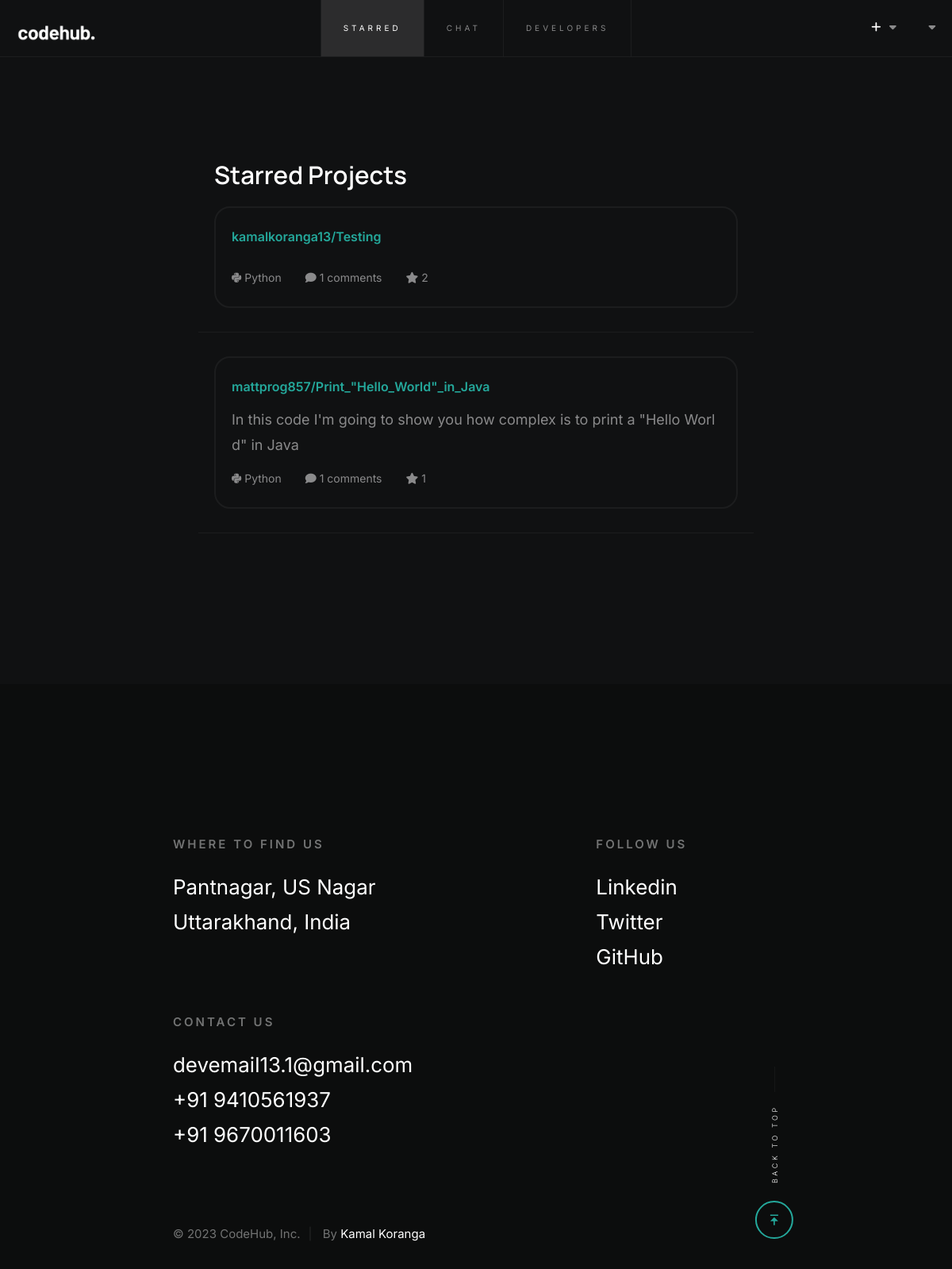
The page /starred (signed in) on the database its author committed.
### app/models.py (models this page shows, shortened)
class Like(db.Model):
    id = db.Column(db.Integer, primary_key=True)
    date_created = db.Column(db.DateTime(timezone=True), default=func.now())
    author = db.Column(db.Integer, db.ForeignKey(
        'user.id', ondelete="CASCADE"), nullable=False)
    upload_id = db.Column(db.Integer, db.ForeignKey(
        'upload.id', ondelete="CASCADE"), nullable=False)
    comment_id = db.Column(db.Integer, db.ForeignKey('comment.id'))

class User(db.Model, UserMixin):
    id = db.Column(db.Integer, primary_key=True)
    name = db.Column(db.String(80), nullable=False)
    username = db.Column(db.String(64), index=True, unique=True)
    email = db.Column(db.String(120), index=True, unique=True)
    password_hash = db.Column(db.Text)
    profile_pic = db.Column(db.Text)
    isverified = db.Column(db.Boolean, default=False)
    uploads = db.relationship('Upload', backref='user', lazy='dynamic')
    about_me = db.Column(db.String(140))
    last_seen = db.Column(db.DateTime, default=datetime.utcnow)
    likes = db.relationship('Like', backref='user', passive_deletes=True)
    followed = db.relationship(
        'User', secondary=followers,
        primaryjoin=(followers.c.follower_id == id),
        secondaryjoin=(followers.c.followed_id == id),
        backref=db.backref('followers', lazy='dynamic'), lazy='dynamic')
    def avatar(self):
        if self.profile_pic:
            return self.profile_pic
        digest = md5(self.email.lower().encode('utf-8')).hexdigest()
        return f'https://www.gravatar.com/avatar/{digest}?d=identicon&s={120}'

class Upload(db.Model):
    id = db.Column(db.Integer, primary_key=True)
    title = db.Column(db.String(50))
    description = db.Column(db.Text)
    filename = db.Column(db.String(50), unique=True)
    data = db.Column(db.Text)
    private_file = db.Column(db.Boolean)
    timestamp = db.Column(db.DateTime, index=True, default=datetime.utcnow)
    user_id = db.Column(db.String(64), db.ForeignKey('user.username'))
    comments = db.relationship('Comment', backref='upload')
    likes = db.relationship('Like', backref='upload', passive_deletes=True)

### app/main/routes.py (the view)
@bp.route('/starred')
@login_required
def starred():
    return render_template('starred.html')

### app/main/routes.py (called while the page is built)
@bp.before_request
def before_request():
    if current_user.is_authenticated:
        current_user.last_seen = datetime.now()
        db.session.commit()

### app/models.py (called while the page is built)
@login_manager.user_loader
def load_user(id):
    return User.query.get(int(id))

### app/templates/starred.html (shortened to what this page needs)
{% extends 'base.html' %}
{% block nav %}
<nav class="s-header__nav">
    <ul>
        <li class="current"><a href="{{url_for('main.starred')}}">Starred</a></li>
        <li><a href="{{url_for('main.chat')}}">Chat</a></li>
        <li><a href="{{url_for('main.developers')}}">developers</a></li>
    </ul>
</nav>
<ul class="s-header__social">
    <li>
        <span style="display: flex; align-items:center; gap:10px;font-size:14px;letter-spacing:0.05em;font-weight:600;">
            <a href="{{url_for('main.new')}}"><i class="fa-solid fa-plus" style="cursor: pointer;"></i></a>
            <i class="fa-solid fa-caret-down dropbtn"></i>
            <i onclick="myFunction()" class="fa-solid fa-caret-down dropbtn"></i>
        </span>
    </li>
</ul>
{% endblock nav %}
{% block content %}
<section id="intro" class="s-intro target-section" style="margin: 0 auto;word-break: break-all;max-width: 700px;">
    <h3 style="margin: 0 20px;">Starred Projects</h3>
    {% for i in current_user.likes %}
        <div>
            <div class="body" style="padding: 20px;
                margin: 20px;
                border: 2px solid #ffffff0d;
                border-radius: 20px;
                display:flex;
                flex-direction:column;
                gap:10px;
            ">
                <a href="{{url_for('main.detail', filename=i.upload.filename)}}" style="font-weight: 600; font-size:16px;">{{
                    i.upload.user.username }}/{{ i.upload.title.replace(" ", "_") }}</a>
                <cite style="font-style: normal;">{{ i.upload.description }}</cite>
                <div class="footer" style="display: flex;
                    gap: 30px; font-size: 14px;">
                    <span><i class="fa-brands fa-python"></i> Python</span>
                    <span><i class="fa-solid fa-comment"></i> {{ i.upload.comments|length }} comments</span>
                    <span><i class="fa-solid fa-star"></i> {{i.upload.likes|length}}</span>
                </div>
            </div>
        </div>
        <hr style="margin: 30px 0;">
    {% endfor %}
</section>
{% endblock content %}

### app/templates/base.html (style rules this page uses)
.s-header__social a { color: #fff; font-weight: 500; }

### rows shown on the page
Like: upload.user.username "kamalkoranga13", upload.title.replace "Testing", upload.comments|length "1", upload.likes|length "2"
Like: upload.user.username "mattprog857", upload.title.replace "Print_\"Hello_World\"_in_Java", upload.description "In this code I'm going to show you how complex is to print a \"Hello World\" in Java", upload.comments|length "1", upload.likes|length "1"
